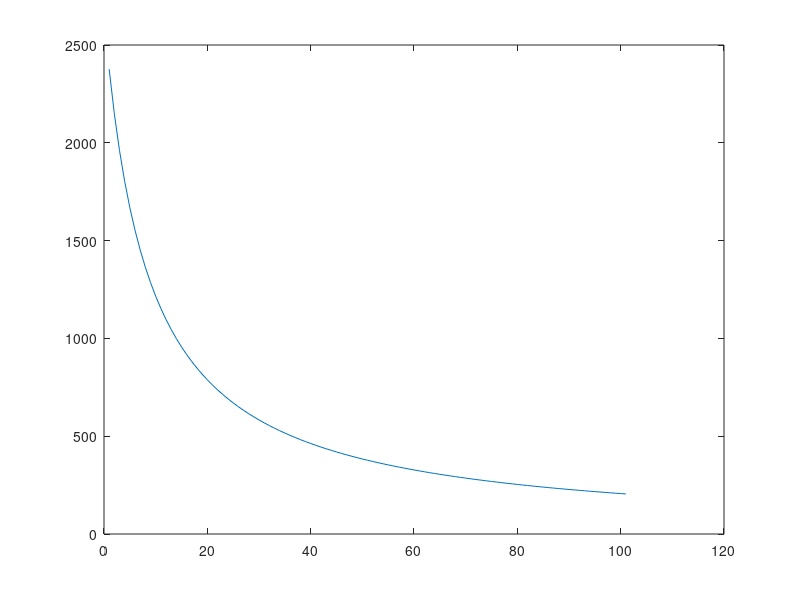
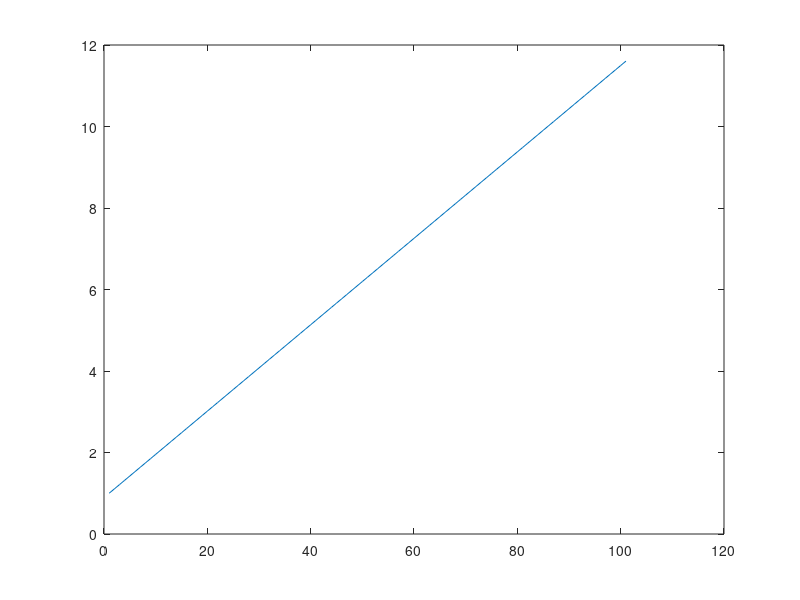
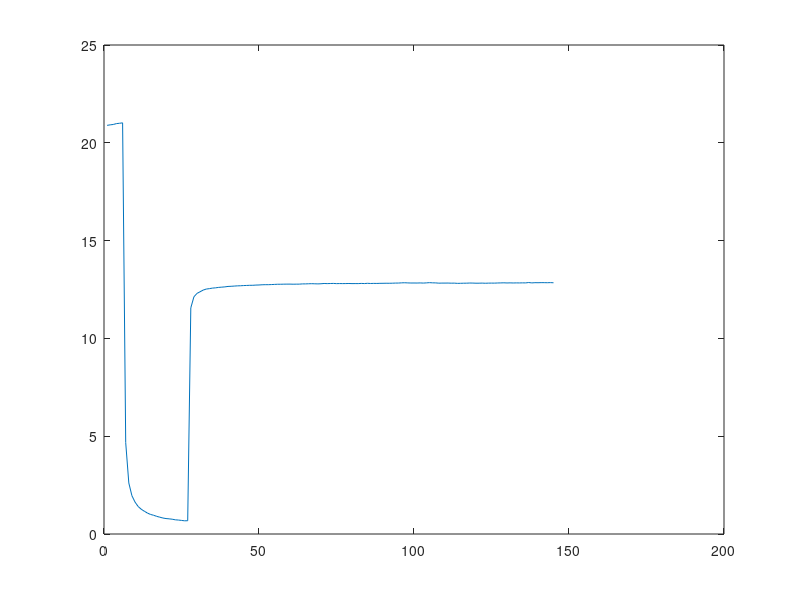
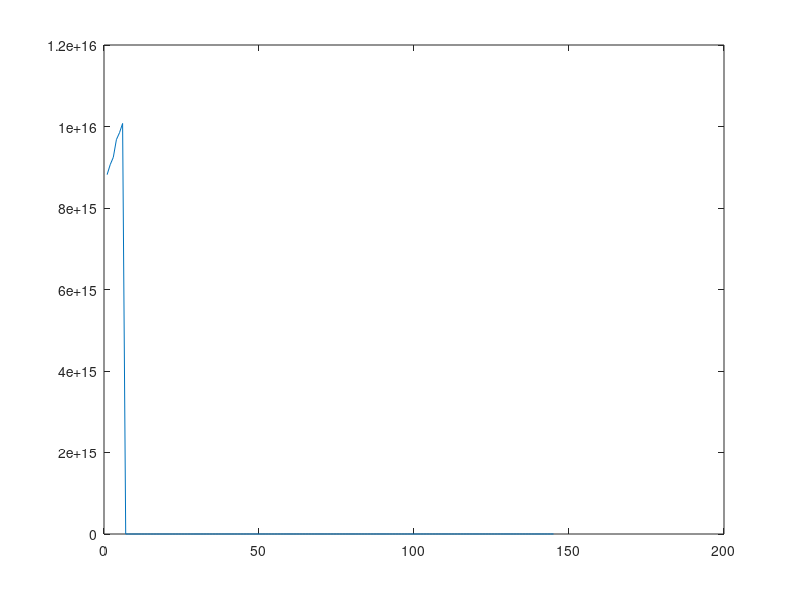

Source code (MATLAB) for these figures, in order:
load data.csv % data.csv is a single column of intensity data, with the first 4 elements as the two calibration points and corresponding concentration.

intensity_data=data; % enters loaded data into new matrix

I1 = intensity_data(1); % this defines the calibration data based on the element position.
X1 = intensity_data(2); % in the test-data elements 1 and 2 are the zero percent calibration point.
I2 = intensity_data(3); % elements 3 and 4 are the 21-percent calibration point.
X2 = intensity_data(4);


kt = (I2-I1)/((X1*I1)-(X2*I2)); % calculation for Ktau
I0 = (1+kt*X1)*I1;              % intensity in absence of quencher(0% O2)

x1 = 0:1:100;              % makes x values for plot of stern-volmer
intensity_plot = I0./(1+kt*x1);        % plots stern-volmer. Check to see if its fitting your calibration points.
stern_volmer_plot = x1*kt+1;
plot(intensity_plot)
figure
plot(stern_volmer_plot)

oxygen_percent = ((I0./intensity_data(5:rows(intensity_data),:))-1)/kt;
K=kt
m=0.3
oxygen_percent_corrected = exp((log(I0./intensity_data(5:rows(intensity_data),:))/K)/m)
figure
plot(oxygen_percent)
figure
plot(oxygen_percent_corrected)

%int= I0./(x1.*kt+1);
%figure
%plot(int)

%save percent.csv oxygen_percent % optional line for saving analyzed data to a file
